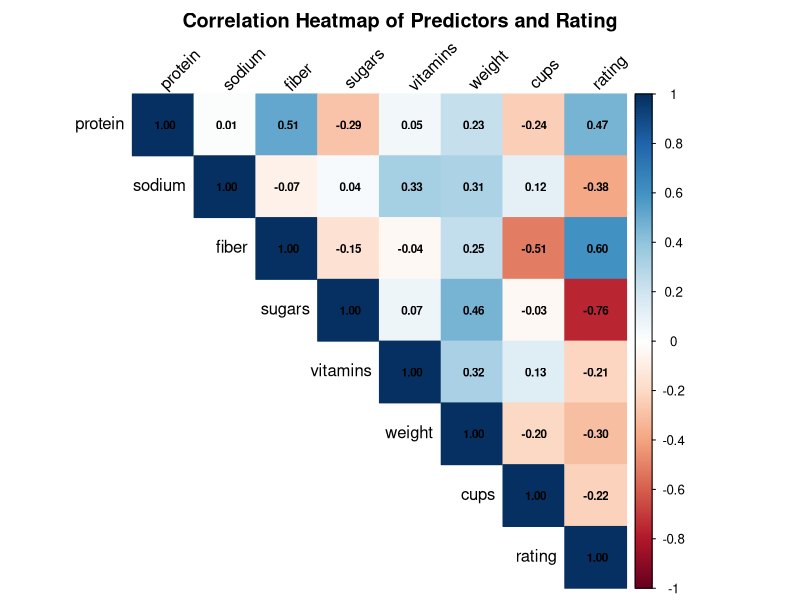
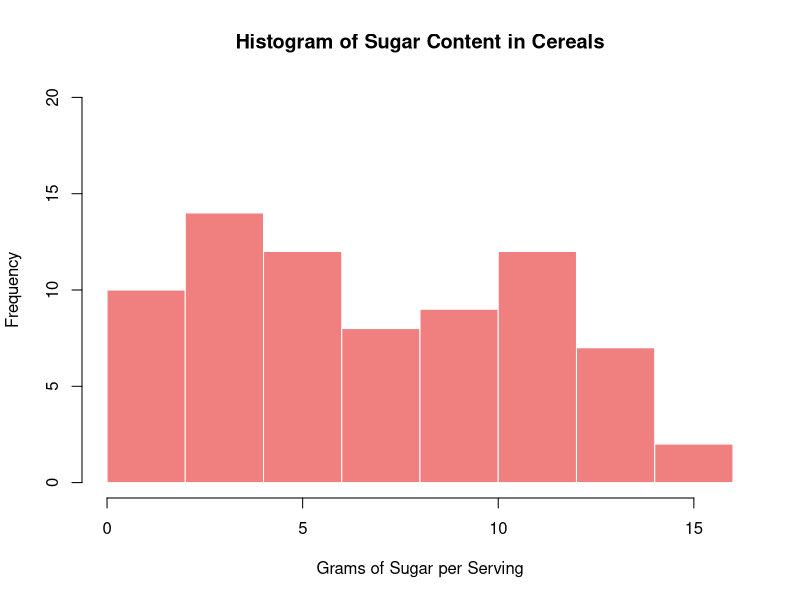
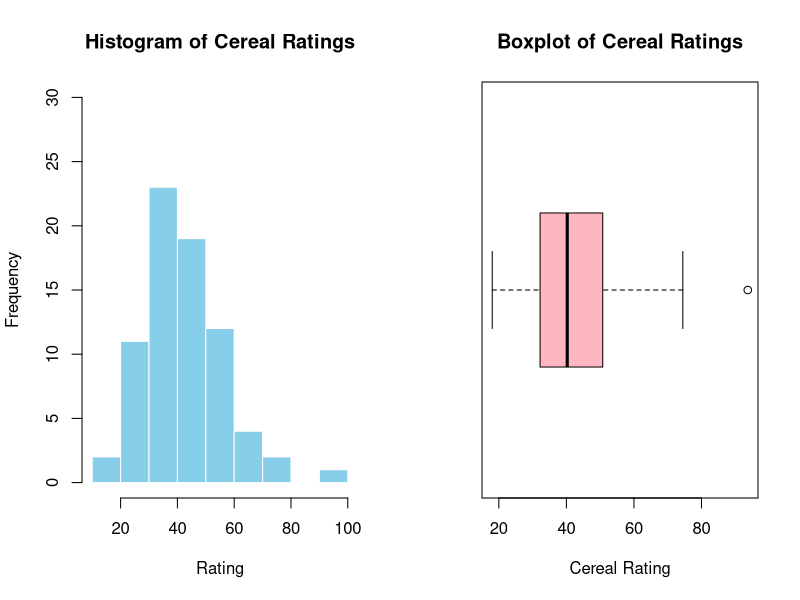
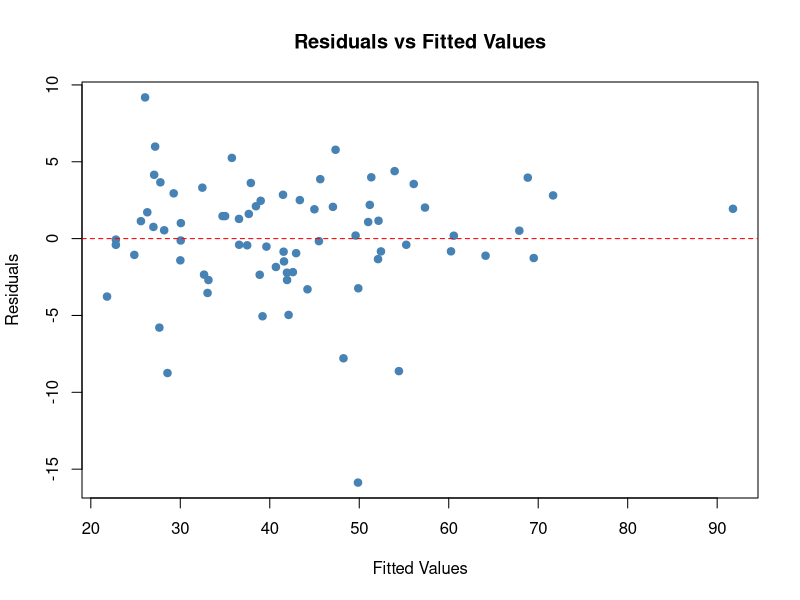
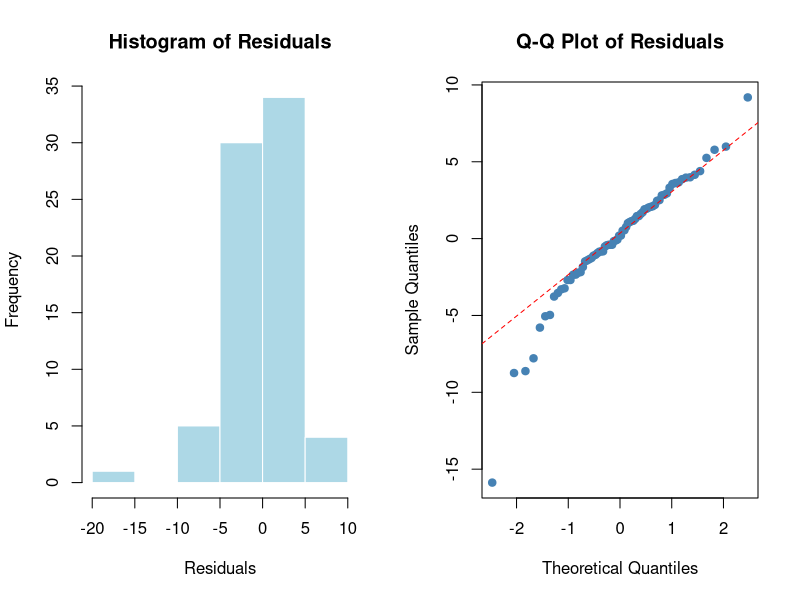
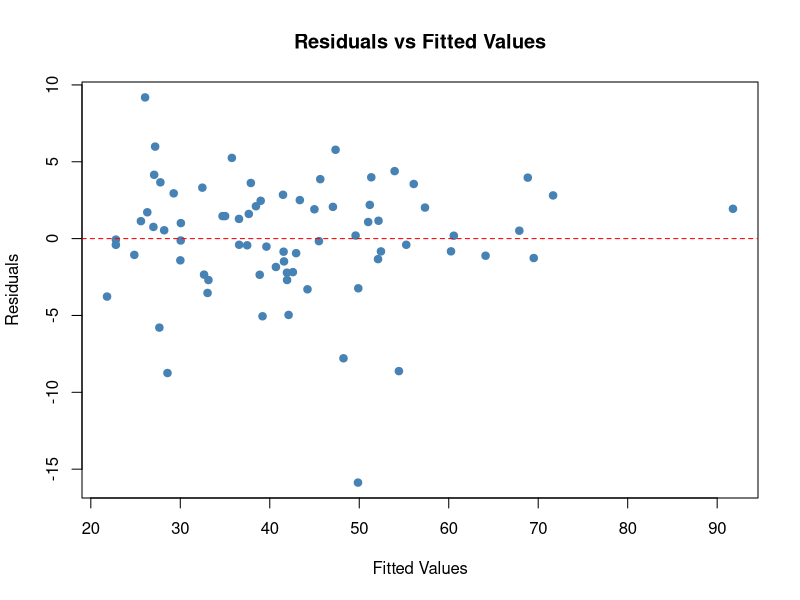
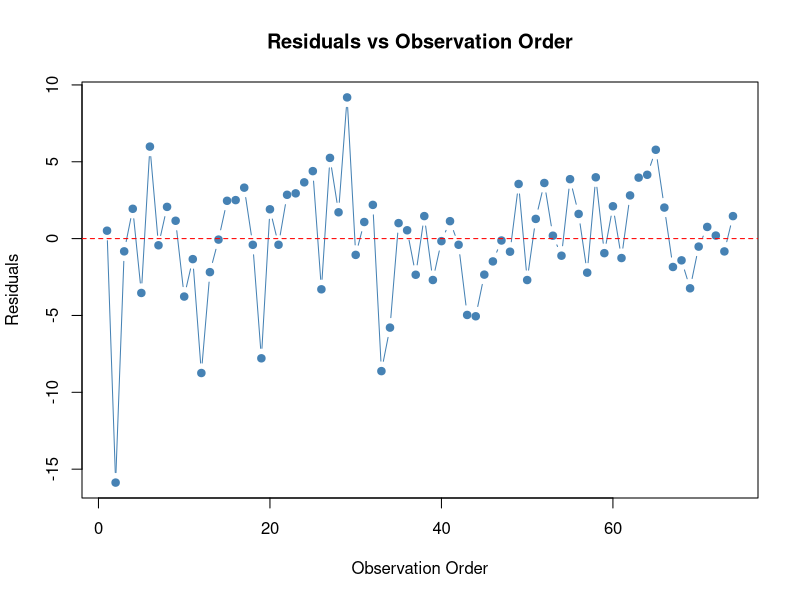

Generate these figures, in order, with R: (Note: this script raises an error after producing the figures.)
## ---- chunk 1
knitr::opts_chunk$set(echo = TRUE)
knitr::opts_chunk$set(
  echo = TRUE,
  warning = FALSE,
  message = FALSE,  
  results = 'asis'
)

cereal_rating <- read.csv("CerealsRating.csv")
## ---- chunk 2
library(kableExtra)

knitr::kable(
  data.frame(
    Variable = c("$x_1$ (protein)", "$x_2$ (sodium)", "$x_3$ (fiber)", "$x_4$ (sugars)", 
                 "$x_5$ (vitamins)", "$x_6$ (weight)", "$x_7$ (cups)", "$y$ (rating)"),
    Description = c(
      "Grams of protein per serving",
      "Milligrams of sodium per serving",
      "Grams of dietary fiber per serving",
      "Grams of sugar per serving",
      "Percent daily vitamin value (0, 25, or 100)",
      "Weight in ounces per serving",
      "Cups in one serving",
      "Consumer Reports cereal rating")
  ),
  caption = "Variables and their descriptions",
  escape = FALSE
)

## ---- chunk 3
# Replace -1 with NA
cereal_rating[cereal_rating == -1] <- NA

# Drop any rows with NA values
clean_data <- na.omit(cereal_rating)

## ---- chunk 4

library(corrplot)

# Compute correlation matrix for relevant numeric columns
cor_matrix <- cor(clean_data[, c("protein", "sodium", "fiber", "sugars", 
                                 "vitamins", "weight", "cups", "rating")])

# Correlation heatmap
corrplot(cor_matrix,
         method = "color",
         type = "upper",
         addCoef.col = "black",
         tl.col = "black",
         tl.srt = 45,
         number.cex = 0.7,
         title = "Correlation Heatmap of Predictors and Rating",
         mar = c(0,0,2,0))
## ---- chunk 5
# Compute five-number summary, mean, and standard deviation
rating_summary <- summary(clean_data$rating)
rating_sd <- sd(clean_data$rating)
# Variance
rating_var <- var(clean_data$rating)

rating_table <- data.frame(
  Statistic = c("Minimum", "Q1", "Median", "Q3", "Maximum", "Mean", "Standard Deviation", "Variance"),
  Value = c(rating_summary[1], rating_summary[2], rating_summary[3], rating_summary[5],
            rating_summary[6], mean(clean_data$rating), rating_sd, rating_var)
)


kable(rating_table, caption = "Descriptive Statistics for Cereal Rating", digits = 2)
## ---- chunk 6
# Five-number summary and stats for sugars
sugar_summary <- summary(clean_data$sugars)
sugar_sd <- sd(clean_data$sugars)
sugar_var <- var(clean_data$sugars)

sugar_table <- data.frame(
  Statistic = c("Minimum", "Q1", "Median", "Q3", "Maximum", "Mean", "Standard Deviation", "Variance"),
  Value = c(sugar_summary[1], sugar_summary[2], sugar_summary[3], sugar_summary[5],
            sugar_summary[6], mean(clean_data$sugars), sugar_sd, sugar_var)
)

kable(sugar_table, caption = "Descriptive Statistics for Sugar Content", digits = 2)

## ---- chunk 7
hist(clean_data$sugars,
     main = "Histogram of Sugar Content in Cereals",
     xlab = "Grams of Sugar per Serving",
     col = "lightcoral",
     border = "white",
     ylim = c(0, 20))
## ---- chunk 8
# Visualization of the Response Variable (Cereal Rating)
par(mfrow = c(1, 2))

hist(clean_data$rating,
     main = "Histogram of Cereal Ratings",
     xlab = "Rating",
     col = "skyblue",
     border = "white",
     ylim = c(0, 30))

boxplot(clean_data$rating,
        main = "Boxplot of Cereal Ratings",
        xlab = "Cereal Rating",
        col = "lightpink",
        horizontal = TRUE)

## ---- chunk 9
# Fit the multiple regression model
full_model <- lm(rating ~ protein + sodium + fiber + sugars + vitamins + weight + cups, data = clean_data)

# View ANOVA table
anova(full_model)

# View model summary
summary(full_model)

## ---- chunk 10
# Create the results table
results_df <- data.frame(
  Predictor = c("Sugars", "Fiber", "Sodium", "Protein", "Vitamins", "Weight", "Cups"),
  Estimate = c(-2.075, 2.828, -0.053, 0.723, -0.034, -0.827, 3.782),
  t.value = c(-14.92, 10.96, -8.41, 1.32, -1.46, -0.19, 1.60),
  p.value = c("$<$ 0.001", "$<$ 0.001", "$<$ 0.001", "0.191", "0.150", "0.849", "0.114"),
  Decision = c("Reject $H_0$", "Reject $H_0$", "Reject $H_0$", "Do not reject $H_0$", 
               "Do not reject $H_0$", "Do not reject $H_0$", "Do not reject $H_0$"),
  Conclusion = c("More sugar strongly lowers rating", 
                 "More fiber strongly increases rating", 
                 "More sodium lowers rating",
                 "No significant effect", 
                 "No significant effect", 
                 "No significant effect", 
                 "No significant effect"),
  stringsAsFactors = FALSE
)


# Bold significant predictors and conclusions
results_df$Predictor <- ifelse(results_df$Decision == "Reject H₀",
                               paste0("**", results_df$Predictor, "**"),
                               results_df$Predictor)
results_df$Conclusion <- ifelse(results_df$Decision == "Reject H₀",
                                paste0("**", results_df$Conclusion, "**"),
                                results_df$Conclusion)

# Display table
kbl(results_df, caption = "t-Tests for Individual Predictors (α = 0.05)", 
    booktabs = TRUE, escape = FALSE) %>%
  kable_styling(full_width = FALSE, position = "center") %>%
  row_spec(0, bold = TRUE)

## ---- chunk 11
# Plot: Residuals vs Fitted to check linearity
par(mfrow = c(1, 1))  # Reset layout to 1 plot

plot(full_model$fitted.values, full_model$residuals,
     main = "Residuals vs Fitted Values",
     xlab = "Fitted Values",
     ylab = "Residuals",
     col = "steelblue", pch = 19)
abline(h = 0, col = "red", lty = 2)


## ---- chunk 12
# Histogram and Q-Q plot of residuals
par(mfrow = c(1, 2))  # 2 plots side by side

# Histogram
hist(full_model$residuals,
     main = "Histogram of Residuals",
     xlab = "Residuals",
     col = "lightblue",
     border = "white")

# Q-Q Plot
qqnorm(full_model$residuals,
       main = "Q-Q Plot of Residuals",
       col = "steelblue", pch = 19)
qqline(full_model$residuals, col = "red", lty = 2)

## ---- chunk 13

# Shapiro

shapiro.test(full_model$residuals)

## ---- chunk 14
# Residuals vs Fitted Values Plot (for equal variance assumption)
par(mfrow = c(1, 1))

plot(full_model$fitted.values, full_model$residuals,
     main = "Residuals vs Fitted Values",
     xlab = "Fitted Values",
     ylab = "Residuals",
     col = "steelblue", pch = 19)
abline(h = 0, col = "red", lty = 2)
## ---- chunk 15
# Residuals vs Observation Order plot
plot(full_model$residuals,
     type = "b",
     main = "Residuals vs Observation Order",
     xlab = "Observation Order",
     ylab = "Residuals",
     col = "steelblue", pch = 19)
abline(h = 0, col = "red", lty = 2)

## ---- chunk 16
library(lmtest)
dwtest(full_model)
## ---- chunk 17
# Load package for VIF
library(car)

# Calculate VIF for each predictor
vif_values <- vif(full_model)

# Display VIFs in a nice table
vif_table <- data.frame(
  Predictor = names(vif_values),
  VIF = round(vif_values, 2)
)

library(kableExtra)
kbl(vif_table, caption = "Variance Inflation Factor (VIF) for Multicollinearity", 
    booktabs = TRUE) %>%
  kable_styling(full_width = FALSE, position = "center")
## ---- chunk 18
# Load MASS package for Box-Cox
library(MASS)


par(mar = c(5, 5, 0.5, 2))
# Perform Box-Cox transformation on the original model
boxcox_result <- boxcox(full_model, lambda = seq(-2, 2, 0.1), 
                        main = "Box-Cox Transformation Plot",
                        xlab = expression(lambda),
                        ylab = "Log-Likelihood",
                        col = "darkblue", lwd = 2)

# Add best lambda line
best_lambda <- boxcox_result$x[which.max(boxcox_result$y)]
abline(v = best_lambda, col = "red", lty = 2, lwd = 2)

# Add 95% confidence interval lines
conf_interval <- range(boxcox_result$x[boxcox_result$y > max(boxcox_result$y) - qchisq(0.95, 1)/2])
abline(v = conf_interval, col = "gray40", lty = 3)

# Annotate lambda value
text(best_lambda, max(boxcox_result$y), 
     labels = paste0("  λ = ", round(best_lambda, 2)), 
     pos = 4, col = "red")

## ---- chunk 19
# Apply transformation based on best lambda
if (round(best_lambda, 2) == 0) {
  clean_data$transformed_rating <- log(clean_data$rating)
} else {
  clean_data$transformed_rating <- (clean_data$rating^best_lambda - 1) / best_lambda
}

# Fit new model with transformed response
transformed_model <- lm(transformed_rating ~ protein + sodium + fiber + sugars + vitamins + weight + cups,
                        data = clean_data)

# Summarize the new model
summary(transformed_model)
## ---- chunk 20
# Residuals vs Fitted plot for transformed model
par(mfrow = c(1, 1))

plot(transformed_model$fitted.values, transformed_model$residuals,
     main = "Residuals vs Fitted Values (Transformed Model)",
     xlab = "Fitted Values",
     ylab = "Residuals",
     col = "steelblue", pch = 19)
abline(h = 0, col = "red", lty = 2)
## ---- chunk 21
# Histogram and Q-Q plot of residuals from transformed model
par(mfrow = c(1, 2))

# Histogram
hist(transformed_model$residuals,
     main = "Histogram of Residuals (TM)",
     xlab = "Residuals",
     col = "lightblue",
     border = "white",
     ylim = c(0,25))

# Q-Q Plot
qqnorm(transformed_model$residuals,
       main = "Q-Q Plot of Residuals (TM)",
       col = "steelblue", pch = 19)
qqline(transformed_model$residuals, col = "red", lty = 2)

## ---- chunk 22
# Residuals vs Fitted Values Plot (Transformed Model)
par(mfrow = c(1, 1))

plot(transformed_model$fitted.values, transformed_model$residuals,
     main = "Residuals vs Fitted Values (TM)",
     xlab = "Fitted Values",
     ylab = "Residuals",
     col = "steelblue", pch = 19)
abline(h = 0, col = "red", lty = 2)
## ---- chunk 23
# Residuals vs Observation Order (TM)
plot(transformed_model$residuals,
     type = "b",
     main = "Residuals vs Observation Order (TM)",
     xlab = "Observation Order",
     ylab = "Residuals",
     col = "steelblue", pch = 19)
abline(h = 0, col = "red", lty = 2)
## ---- chunk 24
# Durbin-Watson Test for Independence (Transformed Model)
library(lmtest)
dwtest(transformed_model)
## ---- chunk 25
# Backward selection using stepAIC
library(MASS)

# Start with full model and use AIC as criterion
stepwise_model <- stepAIC(transformed_model, direction = "backward", trace = FALSE)

# Display the final selected model
summary(stepwise_model)
## ---- chunk 26
# Final reduced model with only significant predictors
final_model <- lm(transformed_rating ~ sodium + fiber + sugars, data = clean_data)
summary(final_model)
## ---- chunk 27

# Load packages
library(kableExtra)
library(MASS)
library(lmtest)
library(car)
library(corrplot)


# Load and clean data
cereal_rating <- read.csv("CerealsRating.csv")
cereal_rating[cereal_rating == -1] <- NA
clean_data <- na.omit(cereal_rating)

# Descriptive stats for rating
rating_summary <- summary(clean_data$rating)
rating_sd <- sd(clean_data$rating)
rating_var <- var(clean_data$rating)

# Compute correlation matrix for relevant numeric columns
cor_matrix <- cor(clean_data[, c("protein", "sodium", "fiber", "sugars", 
                                 "vitamins", "weight", "cups", "rating")])

# Correlation heatmap
corrplot(cor_matrix,
         method = "color",
         type = "upper",
         addCoef.col = "black",
         tl.col = "black",
         tl.srt = 45,
         number.cex = 0.7,
         title = "Correlation Heatmap of Predictors and Rating",
         mar = c(0,0,2,0))

# Descriptive stats for sugar
sugar_summary <- summary(clean_data$sugars)
sugar_sd <- sd(clean_data$sugars)
sugar_var <- var(clean_data$sugars)

# Histograms and boxplot
hist(clean_data$sugars,
     main = "Histogram of Sugar Content in Cereals",
     xlab = "Grams of Sugar per Serving",
     col = "lightcoral", border = "white", ylim = c(0, 20))

par(mfrow = c(1, 2))
hist(clean_data$rating,
     main = "Histogram of Cereal Ratings",
     xlab = "Rating", col = "skyblue", border = "white", ylim = c(0, 30))
boxplot(clean_data$rating,
        main = "Boxplot of Cereal Ratings",
        xlab = "Cereal Rating", col = "lightpink", horizontal = TRUE)

# Fit full model
full_model <- lm(rating ~ protein + sodium + fiber + sugars + vitamins + weight + cups, data = clean_data)
anova(full_model)
summary(full_model)

# Residuals vs fitted plot
par(mfrow = c(1, 1))
plot(full_model$fitted.values, full_model$residuals,
     main = "Residuals vs Fitted Values", xlab = "Fitted Values", ylab = "Residuals",
     col = "steelblue", pch = 19)
abline(h = 0, col = "red", lty = 2)

# Normality checks
par(mfrow = c(1, 2))
hist(full_model$residuals,
     main = "Histogram of Residuals", xlab = "Residuals",
     col = "lightblue", border = "white")
qqnorm(full_model$residuals, main = "Q-Q Plot of Residuals",
       col = "steelblue", pch = 19)
qqline(full_model$residuals, col = "red", lty = 2)
shapiro.test(full_model$residuals)

# Equal variance check
par(mfrow = c(1, 1))
plot(full_model$fitted.values, full_model$residuals,
     main = "Residuals vs Fitted Values", xlab = "Fitted Values", ylab = "Residuals",
     col = "steelblue", pch = 19)
abline(h = 0, col = "red", lty = 2)

# Independence check
plot(full_model$residuals, type = "b",
     main = "Residuals vs Observation Order", xlab = "Observation Order", ylab = "Residuals",
     col = "steelblue", pch = 19)
abline(h = 0, col = "red", lty = 2)
dwtest(full_model)

# VIF check
vif(full_model)

# Box-Cox transformation
par(mar = c(5, 5, 0.5, 2))
boxcox_result <- boxcox(full_model, lambda = seq(-2, 2, 0.1),
                        main = "Box-Cox Transformation Plot",
                        xlab = expression(lambda), ylab = "Log-Likelihood",
                        col = "darkblue", lwd = 2)
best_lambda <- boxcox_result$x[which.max(boxcox_result$y)]
abline(v = best_lambda, col = "red", lty = 2, lwd = 2)
conf_interval <- range(boxcox_result$x[boxcox_result$y > max(boxcox_result$y) - qchisq(0.95, 1)/2])
abline(v = conf_interval, col = "gray40", lty = 3)
text(best_lambda, max(boxcox_result$y), 
     labels = bquote(lambda == .(round(best_lambda, 2))), 
     pos = 4, col = "red")

# Apply Box-Cox transformation
if (round(best_lambda, 2) == 0) {
  clean_data$transformed_rating <- log(clean_data$rating)
} else {
  clean_data$transformed_rating <- (clean_data$rating^best_lambda - 1) / best_lambda
}

# Refit model with transformed response
transformed_model <- lm(transformed_rating ~ protein + sodium + fiber + sugars + vitamins + weight + cups,
                        data = clean_data)
summary(transformed_model)

# Residual plots (transformed)
par(mfrow = c(1, 1))
plot(transformed_model$fitted.values, transformed_model$residuals,
     main = "Residuals vs Fitted Values (TM)", xlab = "Fitted Values",
     ylab = "Residuals", col = "steelblue", pch = 19)
abline(h = 0, col = "red", lty = 2)

# Normality (transformed)
par(mfrow = c(1, 2))
hist(transformed_model$residuals, main = "Histogram of Residuals (TM)",
     xlab = "Residuals", col = "lightblue", border = "white", ylim = c(0, 25))
qqnorm(transformed_model$residuals, main = "Q-Q Plot of Residuals (TM)",
       col = "steelblue", pch = 19)
qqline(transformed_model$residuals, col = "red", lty = 2)

# Independence (transformed)
par(mfrow = c(1, 1))
plot(transformed_model$residuals, type = "b",
     main = "Residuals vs Observation Order (TM)", xlab = "Observation Order",
     ylab = "Residuals", col = "steelblue", pch = 19)
abline(h = 0, col = "red", lty = 2)
dwtest(transformed_model)

# Variable selection
stepwise_model <- stepAIC(transformed_model, direction = "backward", trace = FALSE)
summary(stepwise_model)

# Final model
final_model <- lm(transformed_rating ~ sodium + fiber + sugars, data = clean_data)
summary(final_model)
